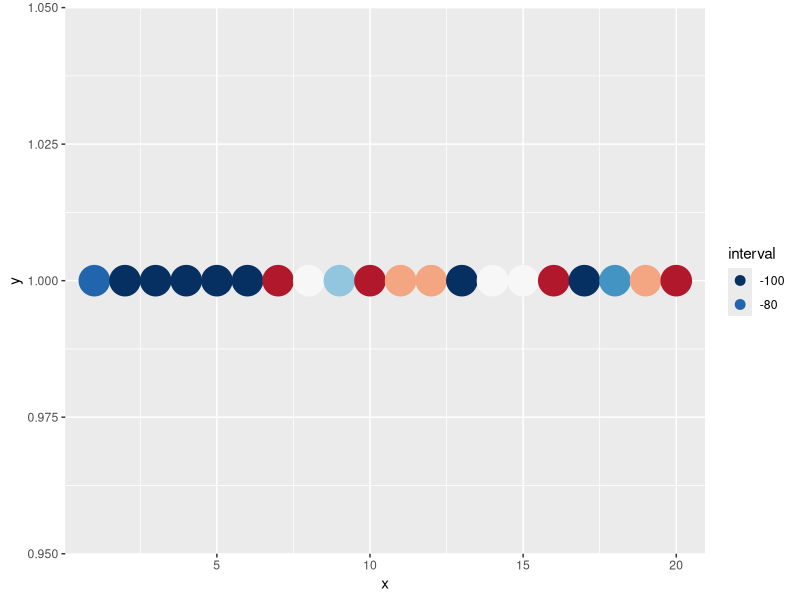

The R source for this figure:
## ---- chunk 1
require(ggplot2)
require(RColorBrewer)
set.seed(1492)  #discovery!
sample = data.frame(x=c(1:20), y=1, obs=runif(20, -150, 150))
the.breaks = seq(-100, 100, by=20)

sample$interval=factor(findInterval(sample$obs, vec=the.breaks, all.inside=TRUE), 
                       labels=the.breaks,levels=c(1:length(the.breaks)))

pal = rev(brewer.pal(11, "RdBu"))

p = ggplot(sample, aes(x,y,colour=interval))
p = p +  geom_point(size=10)
p = p + scale_colour_manual(values=pal, limits=the.breaks, labels=the.breaks)
p = p + guides(colour = guide_legend(override.aes = list(size=3, shape=19)))
p
